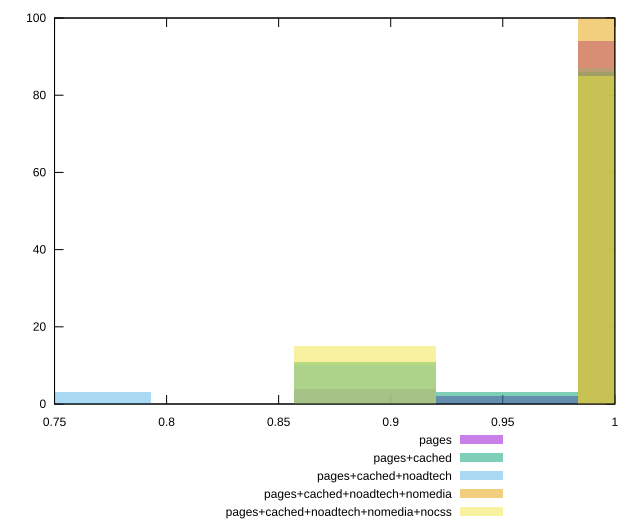

Source code (gnuplot):
reset

$pages <<EOF
1.0152828522510235 94
0.9518276739853346 2
0.8883724957196456 4
EOF

$pagesCached <<EOF
1.0152828522510235 86
0.8883724957196456 11
0.9518276739853346 3
EOF

$pagesCachedNoadtech <<EOF
0.7614621391882677 3
1.0152828522510235 87
0.8883724957196456 10
EOF

$pagesCachedNoadtechNomedia <<EOF
1.0152828522510235 100
EOF

$pagesCachedNoadtechNomediaNocss <<EOF
1.0152828522510235 85
0.8883724957196456 15
EOF

set key outside below
set boxwidth 0.06345517826568897
set xrange [0.75:1]
set yrange [0:100]
set trange [0:100]
set style fill transparent solid 0.5 noborder
set terminal svg size 640, 530 enhanced background rgb 'white'
set output "report_00019_2021-02-10T18-14-37.922Z//unminified-javascript/comparison/histogram/all_score.svg"

plot $pages title "pages" with boxes, \
     $pagesCached title "pages+cached" with boxes, \
     $pagesCachedNoadtech title "pages+cached+noadtech" with boxes, \
     $pagesCachedNoadtechNomedia title "pages+cached+noadtech+nomedia" with boxes, \
     $pagesCachedNoadtechNomediaNocss title "pages+cached+noadtech+nomedia+nocss" with boxes

reset
